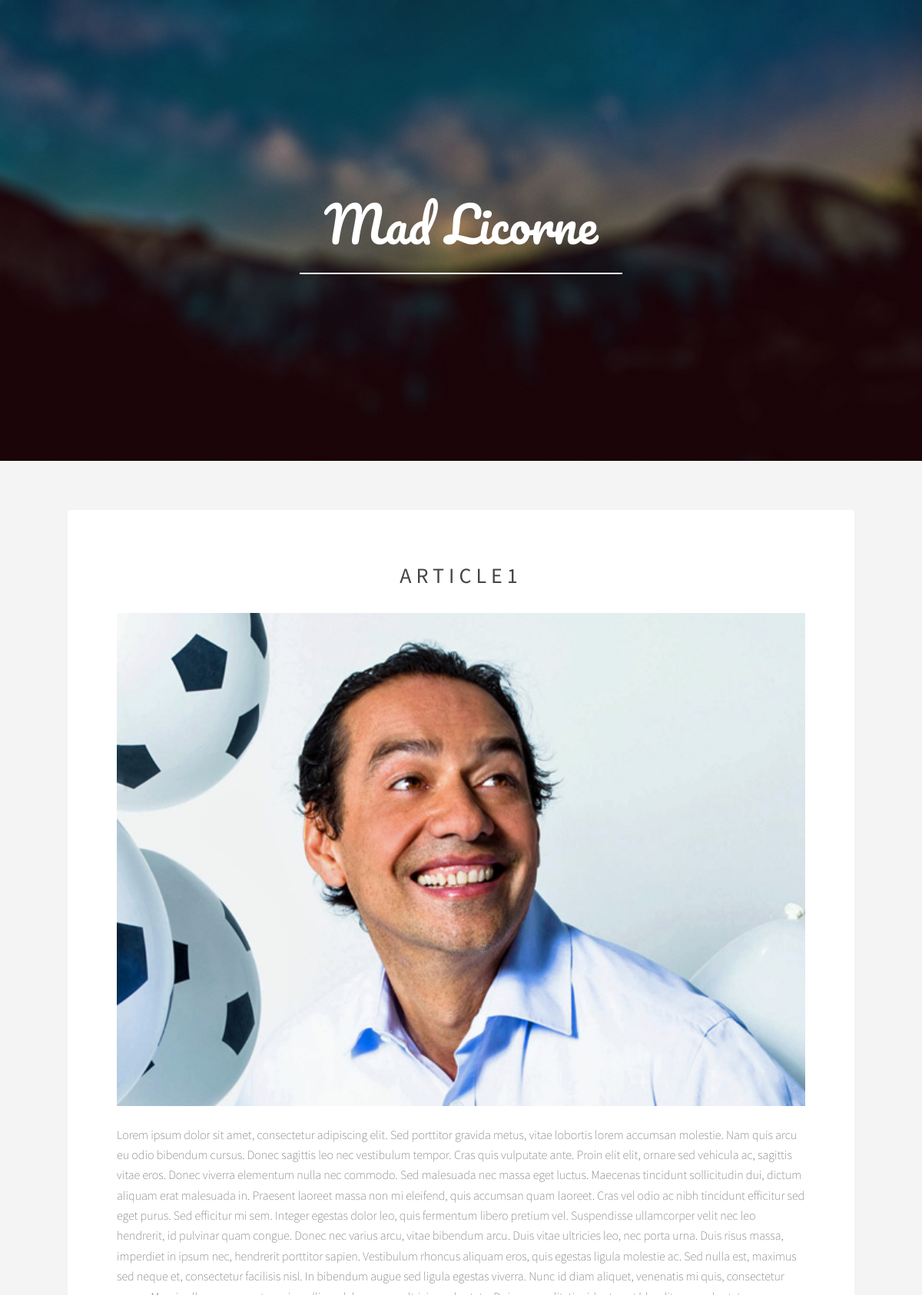
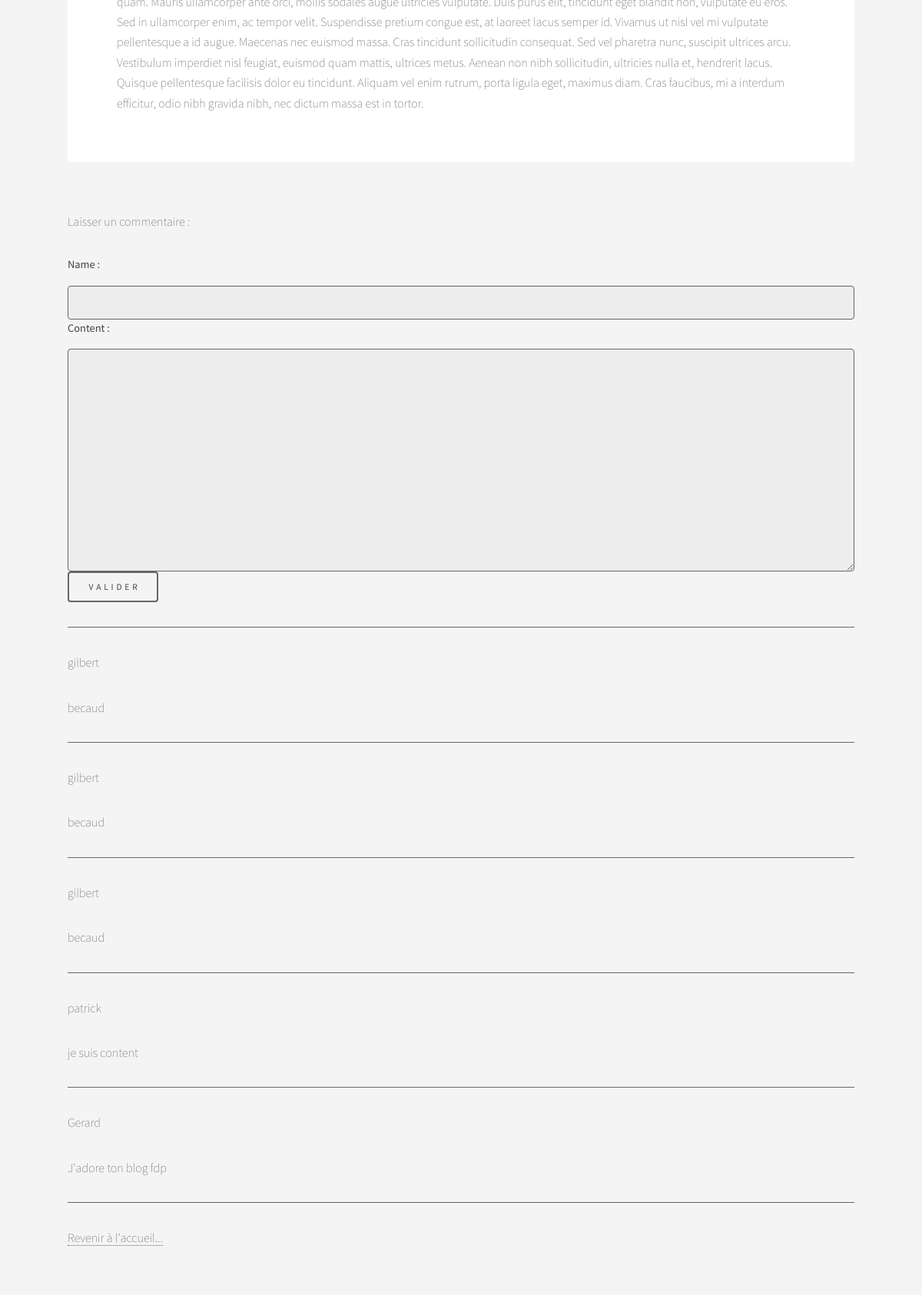
/article/article1 (upper part), run on the app's committed database (2 pictures, top to bottom).
### mad_licorne/models.py (models this page shows, shortened)
class Article(models.Model):
	title = models.CharField(max_length=150)
	slug = models.SlugField()
	containt = models.TextField()
	release_date = models.DateTimeField(auto_now_add=True)
	author = models.ForeignKey(User, on_delete=models.CASCADE)
	picture = models.ImageField()
	category = models.ManyToManyField(Category)
	comments = models.ManyToManyField(Comment, blank=True)

class Comment(models.Model):
	name = models.CharField(max_length=50)
	content = models.TextField()
	comment_date = models.DateTimeField(auto_now_add=True)

### mad_licorne/views.py (the view)
# urls.py: path('article/<slug:slug>', views.article, name='article'),
def article(request, slug):
    article = get_object_or_404(Article, slug=slug)
    if request.method == 'POST':
    	form = CommentForm(request.POST)
    	if form.is_valid():
    		article.comments.create(name = form.cleaned_data['name'], content = form.cleaned_data['content'], comment_date = datetime.datetime.now())
    form = CommentForm()
    return render(request, 'article.html', {'article': article, 'form': form})

### mad_licorne/forms.py
class CommentForm(ModelForm):
	class Meta:
		model = Comment
		fields = ['name','content']

### mad_licorne/templates/article.html (shortened to what this page needs)
{% extends "_base.html" %}
{% block body %}
	    <section id="main" class="main">
            <header>
                <h2>{{ article.title }}</h2>
            </header>
            <img src="{{ article.picture.url }}" alt="" id="headerpic">
            <p>{{ article.containt }}</p>
        </section>
    <p>Laisser un commentaire : </p>
    <form action="" method="POST" name="usrform">
    	{{ form }}
    	<input type="submit" value="Valider">
    </form>
    <hr />
    {% for comment in article.comments.all %}
    <p>{{ comment.name }}</p>
    <p>{{ comment.content }}</p>
    <hr />
    {% endfor %}
    <a href="{% url 'mad_licorne:index' %}">Revenir à l'accueil...</a>
{% endblock %}

### mad_licorne/templates/_base.html (shortened to what this page needs)
<!DOCTYPE HTML>
<html>
	<head>
		{% load static %}
		<link rel="stylesheet" href="{% static 'assets/css/main.css' %}" />
	</head>
	<body>
			<header id="header" class="alt">
				<div class="inner">
					<h1>Mad Licorne</h1>
				</div>
			</header>
			<div id="wrapper">
				{% block body %}
				{% endblock %}
			</div>
	</body>
</html>

### data on the page
Article: title "ARTICLE1", picture (picture), containt "Lorem ipsum dolor sit amet, consectetur adipiscing elit. Sed porttitor gravida metus, vitae lobortis lorem accumsan molestie. Nam quis arcu eu odio bibendum cursus. Donec sagittis leo nec vestibulum tempor. Cras quis vulputate ante. Proin elit elit, ornare sed vehicula ac, sagittis vitae eros. Donec viverra elementum nulla nec commodo. Sed malesuada nec massa eget luctus. Maecenas tincidunt sollicitudin dui, dictum aliquam erat malesuada in. Praesent laoreet massa non mi eleifend, quis accumsan quam laoreet. Cras vel odio ac nibh tincidunt efficitur sed eget purus. Sed efficitur mi sem. Integer egestas dolor leo, quis fermentum libero pretium vel. Suspendisse ullamcorper velit nec leo…"
Comment: name "gilbert", content "becaud"
Comment: name "gilbert", content "becaud"
Comment: name "gilbert", content "becaud"
Comment: name "patrick", content "je suis content"
Comment: name "Gerard", content "J'adore ton blog fdp"
